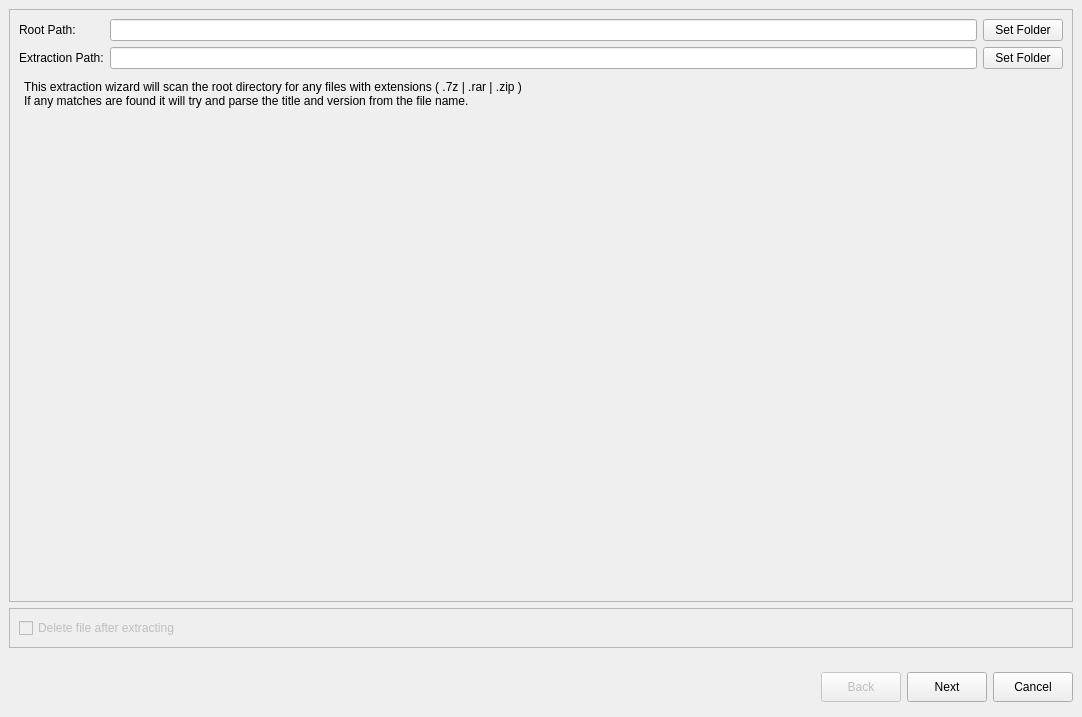
<?xml version="1.0" encoding="UTF-8"?>
<ui version="4.0">
 <class>ExtractionImportDialog</class>
 <widget class="QDialog" name="ExtractionImportDialog">
  <property name="geometry">
   <rect>
    <x>0</x>
    <y>0</y>
    <width>1082</width>
    <height>717</height>
   </rect>
  </property>
  <property name="sizePolicy">
   <sizepolicy hsizetype="Expanding" vsizetype="Preferred">
    <horstretch>0</horstretch>
    <verstretch>0</verstretch>
   </sizepolicy>
  </property>
  <property name="minimumSize">
   <size>
    <width>1082</width>
    <height>717</height>
   </size>
  </property>
  <property name="windowTitle">
   <string>Dialog</string>
  </property>
  <layout class="QGridLayout" name="gridLayout_2">
   <property name="leftMargin">
    <number>0</number>
   </property>
   <property name="topMargin">
    <number>0</number>
   </property>
   <property name="rightMargin">
    <number>0</number>
   </property>
   <property name="bottomMargin">
    <number>0</number>
   </property>
   <property name="spacing">
    <number>0</number>
   </property>
   <item row="1" column="0">
    <widget class="QWidget" name="widget" native="true">
     <property name="sizePolicy">
      <sizepolicy hsizetype="Preferred" vsizetype="Maximum">
       <horstretch>0</horstretch>
       <verstretch>0</verstretch>
      </sizepolicy>
     </property>
     <property name="minimumSize">
      <size>
       <width>0</width>
       <height>60</height>
      </size>
     </property>
     <property name="maximumSize">
      <size>
       <width>16777215</width>
       <height>60</height>
      </size>
     </property>
     <layout class="QHBoxLayout" name="horizontalLayout_3">
      <item>
       <widget class="QLabel" name="statusLabel">
        <property name="text">
         <string/>
        </property>
       </widget>
      </item>
      <item>
       <spacer name="horizontalSpacer">
        <property name="orientation">
         <enum>Qt::Horizontal</enum>
        </property>
        <property name="sizeHint" stdset="0">
         <size>
          <width>40</width>
          <height>20</height>
         </size>
        </property>
       </spacer>
      </item>
      <item>
       <widget class="QPushButton" name="btnBack">
        <property name="enabled">
         <bool>false</bool>
        </property>
        <property name="minimumSize">
         <size>
          <width>75</width>
          <height>30</height>
         </size>
        </property>
        <property name="text">
         <string>Back</string>
        </property>
       </widget>
      </item>
      <item>
       <widget class="QPushButton" name="btnNext">
        <property name="minimumSize">
         <size>
          <width>75</width>
          <height>30</height>
         </size>
        </property>
        <property name="text">
         <string>Next</string>
        </property>
       </widget>
      </item>
      <item>
       <widget class="QPushButton" name="btnCancel">
        <property name="minimumSize">
         <size>
          <width>75</width>
          <height>30</height>
         </size>
        </property>
        <property name="text">
         <string>Cancel</string>
        </property>
       </widget>
      </item>
     </layout>
    </widget>
   </item>
   <item row="0" column="0">
    <widget class="QStackedWidget" name="exImportGames">
     <property name="sizePolicy">
      <sizepolicy hsizetype="Expanding" vsizetype="Preferred">
       <horstretch>0</horstretch>
       <verstretch>0</verstretch>
      </sizepolicy>
     </property>
     <widget class="QWidget" name="page1" native="true">
      <layout class="QGridLayout" name="gridLayout">
       <item row="1" column="0" colspan="2">
        <widget class="QFrame" name="frame">
         <property name="frameShape">
          <enum>QFrame::StyledPanel</enum>
         </property>
         <property name="frameShadow">
          <enum>QFrame::Raised</enum>
         </property>
         <layout class="QVBoxLayout" name="verticalLayout">
          <item>
           <widget class="QCheckBox" name="checkBox">
            <property name="enabled">
             <bool>false</bool>
            </property>
            <property name="text">
             <string>Delete file after extracting</string>
            </property>
           </widget>
          </item>
         </layout>
        </widget>
       </item>
       <item row="0" column="0" colspan="2">
        <widget class="QFrame" name="frame_2">
         <property name="frameShape">
          <enum>QFrame::StyledPanel</enum>
         </property>
         <property name="frameShadow">
          <enum>QFrame::Raised</enum>
         </property>
         <layout class="QGridLayout" name="gridLayout_3">
          <item row="0" column="0">
           <widget class="QLabel" name="label">
            <property name="text">
             <string>Root Path:</string>
            </property>
           </widget>
          </item>
          <item row="0" column="1">
           <widget class="QLineEdit" name="rootPath"/>
          </item>
          <item row="0" column="2">
           <widget class="QPushButton" name="btnSetRoot">
            <property name="text">
             <string>Set Folder</string>
            </property>
           </widget>
          </item>
          <item row="1" column="0">
           <widget class="QLabel" name="label_2">
            <property name="text">
             <string>Extraction Path:</string>
            </property>
           </widget>
          </item>
          <item row="1" column="1">
           <widget class="QLineEdit" name="extractionPath"/>
          </item>
          <item row="1" column="2">
           <widget class="QPushButton" name="btnSetExtPath">
            <property name="text">
             <string>Set Folder</string>
            </property>
           </widget>
          </item>
          <item row="2" column="0" colspan="3">
           <widget class="QTextEdit" name="textEdit">
            <property name="styleSheet">
             <string notr="true">background-color:transparent;</string>
            </property>
            <property name="html">
             <string>&lt;!DOCTYPE HTML PUBLIC &quot;-//W3C//DTD HTML 4.0//EN&quot; &quot;http://www.w3.org/TR/REC-html40/strict.dtd&quot;&gt;
&lt;html&gt;&lt;head&gt;&lt;meta name=&quot;qrichtext&quot; content=&quot;1&quot; /&gt;&lt;meta charset=&quot;utf-8&quot; /&gt;&lt;style type=&quot;text/css&quot;&gt;
p, li { white-space: pre-wrap; }
hr { height: 1px; border-width: 0; }
li.unchecked::marker { content: &quot;\2610&quot;; }
li.checked::marker { content: &quot;\2612&quot;; }
&lt;/style&gt;&lt;/head&gt;&lt;body style=&quot; font-family:'Segoe UI'; font-size:9pt; font-weight:400; font-style:normal;&quot;&gt;
&lt;p style=&quot; margin-top:0px; margin-bottom:0px; margin-left:0px; margin-right:0px; -qt-block-indent:0; text-indent:0px;&quot;&gt;This extraction wizard will scan the root directory for any files with extensions ( .7z | .rar | .zip )&lt;/p&gt;
&lt;p style=&quot; margin-top:0px; margin-bottom:0px; margin-left:0px; margin-right:0px; -qt-block-indent:0; text-indent:0px;&quot;&gt;If any matches are found it will try and parse the title and version from the file name. &lt;/p&gt;&lt;/body&gt;&lt;/html&gt;</string>
            </property>
           </widget>
          </item>
         </layout>
        </widget>
       </item>
      </layout>
     </widget>
     <widget class="QWidget" name="page2">
      <property name="sizePolicy">
       <sizepolicy hsizetype="Expanding" vsizetype="Preferred">
        <horstretch>0</horstretch>
        <verstretch>0</verstretch>
       </sizepolicy>
      </property>
      <layout class="QGridLayout" name="gridLayout_4">
       <item row="0" column="0">
        <widget class="QFrame" name="frame_5">
         <property name="sizePolicy">
          <sizepolicy hsizetype="Expanding" vsizetype="Preferred">
           <horstretch>0</horstretch>
           <verstretch>0</verstretch>
          </sizepolicy>
         </property>
         <property name="frameShape">
          <enum>QFrame::StyledPanel</enum>
         </property>
         <property name="frameShadow">
          <enum>QFrame::Raised</enum>
         </property>
         <layout class="QVBoxLayout" name="verticalLayout_7">
          <property name="leftMargin">
           <number>9</number>
          </property>
          <property name="topMargin">
           <number>9</number>
          </property>
          <property name="rightMargin">
           <number>9</number>
          </property>
          <property name="bottomMargin">
           <number>9</number>
          </property>
          <item>
           <widget class="QLabel" name="label_3">
            <property name="font">
             <font>
              <pointsize>14</pointsize>
             </font>
            </property>
            <property name="text">
             <string>Ready to Import</string>
            </property>
           </widget>
          </item>
          <item>
           <widget class="QLabel" name="label_5">
            <property name="text">
             <string>This wizard is ready to import the games below. Please review the list to confirm that the correct games will be imported,and make any necessary changes. Change the game names in the Name column or remove items with the Delete key
Hover over the column headers for help text</string>
            </property>
            <property name="wordWrap">
             <bool>true</bool>
            </property>
           </widget>
          </item>
          <item>
           <widget class="QTableWidget" name="exGames">
            <property name="alternatingRowColors">
             <bool>true</bool>
            </property>
           </widget>
          </item>
         </layout>
        </widget>
       </item>
      </layout>
     </widget>
    </widget>
   </item>
  </layout>
 </widget>
 <resources/>
 <connections/>
</ui>
